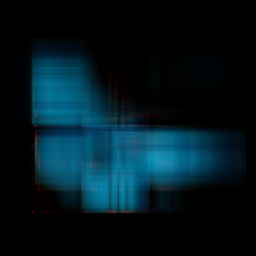
#> input picture 有意思的小算法/picture/0.001svd.png, 256 x 256 px, shrunk from 1500 x 1500 before the run, given in place of svd.png, which was not available
$ python 'svd图像压缩.py'
#> lines starting #> are read from the running program, lines starting #| are printed output that depends on the picture; pictures that were not available may be replaced by others from this repository, and a replacement may not be noted
import numpy as np
from PIL import Image


def Compress(channel, percent):
    u, s, vt = np.linalg.svd(channel)
    m = u.shape[0]
    n = vt.shape[0]
    rechannel = np.zeros((m, n))
    for k in range(len(s)):
        rechannel = rechannel + s[k] * np.dot(u[:, k].reshape(m, 1), vt[k, :].reshape(1, n))
        if float(k) / len(s) > percent:
            rechannel[rechannel < 0] = 0
            rechannel[rechannel > 255] = 255
            break
    return np.rint(rechannel).astype("uint8")


image = Image.open("./picture/svd.png")
#> image is the input picture: PIL image 256x256 RGB; mean R, G, B 2.8, 23.3, 31.4
image = np.array(image)
R = image[:, :, 0]
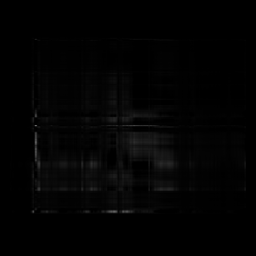
#> R: shape (256, 256); min 0, max 108, mean 2.8
G = image[:, :, 1]
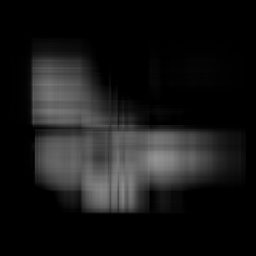
#> G: shape (256, 256); min 0, max 148, mean 23.3
B = image[:, :, 2]
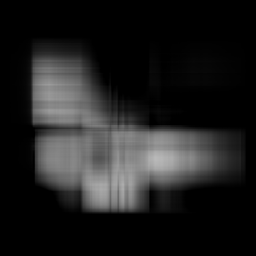
#> B: shape (256, 256); min 0, max 185, mean 31.4

for percent in [0.001, 0.005, 0.01, 0.02, 0.03, 0.05, 0.05, 0.1, 0.2, 0.3, 0.5]:
    rR = Compress(R, percent)
    rG = Compress(G, percent)
    rB = Compress(B, percent)
    reI = np.stack((rR, rG, rB), 2)
    Image.fromarray(reI).save(f"./picture/{percent}svd.png")
    print(percent)
#> this loop made 11 passes
#> pass 1, in Compress, `u, s, vt = np.linalg.svd(channel)`:
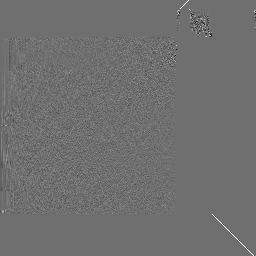
#> u: shape (256, 256) float64; min -0.781, max 1, mean 0.000534; drawn with min black and max white
#> pass 1, in Compress, `u, s, vt = np.linalg.svd(channel)`:
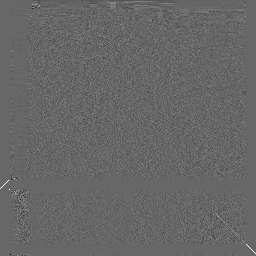
#> vt: shape (256, 256) float64; min -0.679, max 1, mean 2.82e-05; drawn with min black and max white
#> pass 1, in Compress (call 2), `u, s, vt = np.linalg.svd(channel)`:
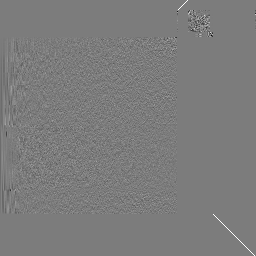
#> u: shape (256, 256) float64; min -0.951, max 1, mean 0.000393; drawn with min black and max white
